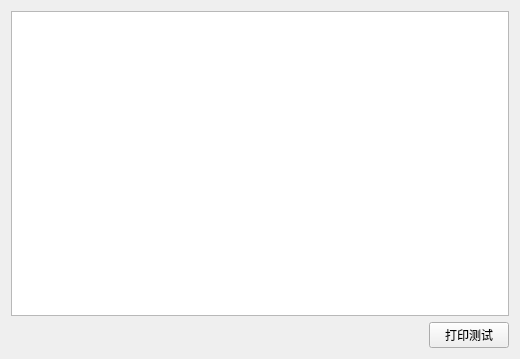
<?xml version="1.0" encoding="UTF-8"?>
<ui version="4.0">
 <class>Widget</class>
 <widget class="QWidget" name="Widget">
  <property name="geometry">
   <rect>
    <x>0</x>
    <y>0</y>
    <width>520</width>
    <height>359</height>
   </rect>
  </property>
  <property name="windowTitle">
   <string>表格打印测试</string>
  </property>
  <layout class="QVBoxLayout" name="verticalLayout">
   <item>
    <widget class="QTableView" name="tableView"/>
   </item>
   <item>
    <layout class="QHBoxLayout" name="horizontalLayout">
     <item>
      <spacer name="horizontalSpacer">
       <property name="orientation">
        <enum>Qt::Horizontal</enum>
       </property>
       <property name="sizeHint" stdset="0">
        <size>
         <width>40</width>
         <height>20</height>
        </size>
       </property>
      </spacer>
     </item>
     <item>
      <widget class="QPushButton" name="pushButton">
       <property name="text">
        <string>打印测试</string>
       </property>
      </widget>
     </item>
    </layout>
   </item>
  </layout>
 </widget>
 <layoutdefault spacing="6" margin="11"/>
 <resources/>
 <connections/>
</ui>
